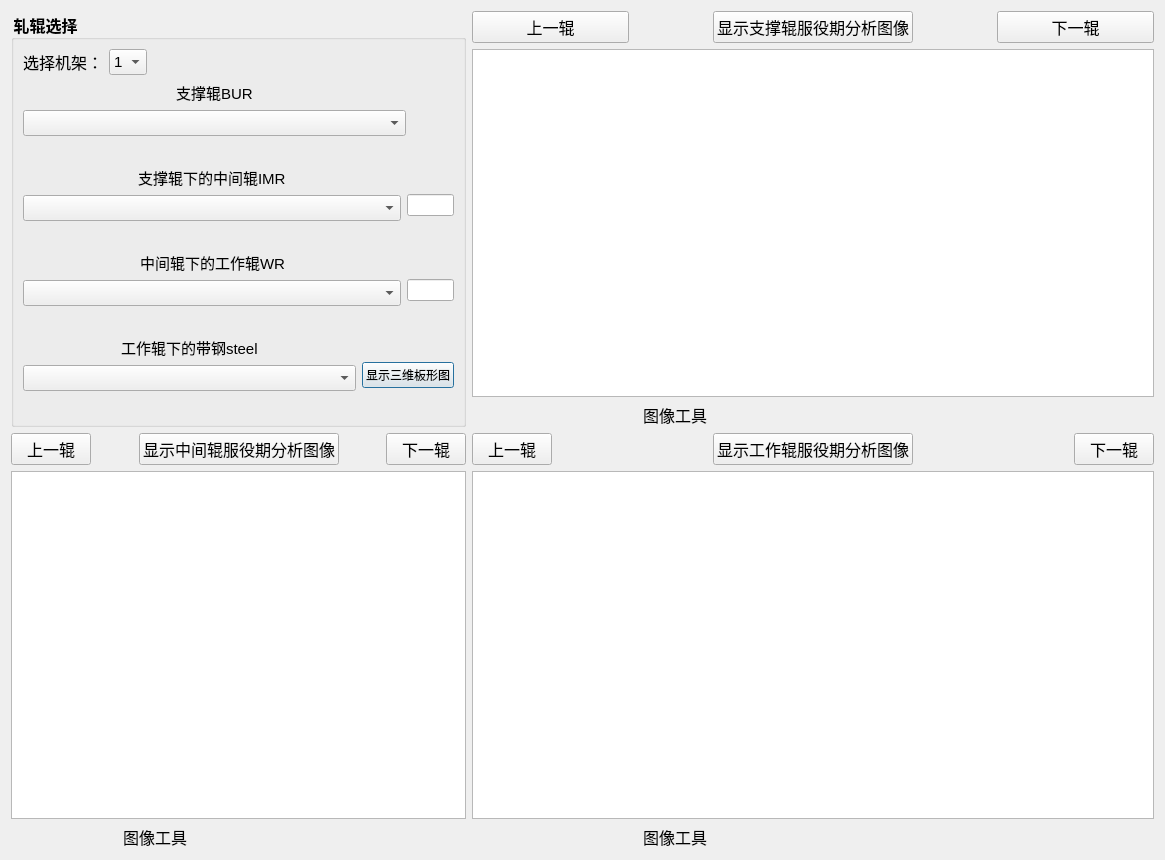
<?xml version="1.0" encoding="UTF-8"?>
<ui version="4.0">
 <class>IUStatistics</class>
 <widget class="QDialog" name="IUStatistics">
  <property name="geometry">
   <rect>
    <x>0</x>
    <y>0</y>
    <width>1165</width>
    <height>860</height>
   </rect>
  </property>
  <property name="minimumSize">
   <size>
    <width>1165</width>
    <height>860</height>
   </size>
  </property>
  <property name="font">
   <font>
    <pointsize>12</pointsize>
   </font>
  </property>
  <property name="windowTitle">
   <string>轧辊服役期对板形质量的影响</string>
  </property>
  <layout class="QGridLayout" name="gridLayout">
   <item row="0" column="0">
    <layout class="QVBoxLayout" name="verticalLayout_12" stretch="1,1">
     <item>
      <layout class="QHBoxLayout" name="horizontalLayout_18" stretch="2,3">
       <item>
        <widget class="QGroupBox" name="groupBox_2">
         <property name="font">
          <font>
           <family>华光细圆_CNKI</family>
           <pointsize>12</pointsize>
           <weight>75</weight>
           <bold>true</bold>
          </font>
         </property>
         <property name="styleSheet">
          <string notr="true">QGroupBox::title{
	font-size: 13px;
	font-weight: bold;
	}</string>
         </property>
         <property name="title">
          <string>轧辊选择</string>
         </property>
         <layout class="QVBoxLayout" name="verticalLayout_8" stretch="1,2,2,2,2">
          <item>
           <layout class="QHBoxLayout" name="horizontalLayout_10">
            <item>
             <layout class="QHBoxLayout" name="horizontalLayout_5" stretch="0,0,1">
              <item>
               <widget class="QLabel" name="label_8">
                <property name="font">
                 <font>
                  <pointsize>12</pointsize>
                 </font>
                </property>
                <property name="text">
                 <string>选择机架：</string>
                </property>
               </widget>
              </item>
              <item>
               <widget class="QComboBox" name="comboBox_jijia">
                <property name="font">
                 <font>
                  <pointsize>11</pointsize>
                 </font>
                </property>
                <item>
                 <property name="text">
                  <string>1</string>
                 </property>
                </item>
                <item>
                 <property name="text">
                  <string>2</string>
                 </property>
                </item>
                <item>
                 <property name="text">
                  <string>3</string>
                 </property>
                </item>
                <item>
                 <property name="text">
                  <string>4</string>
                 </property>
                </item>
                <item>
                 <property name="text">
                  <string>5</string>
                 </property>
                </item>
               </widget>
              </item>
              <item>
               <spacer name="horizontalSpacer_9">
                <property name="orientation">
                 <enum>Qt::Horizontal</enum>
                </property>
                <property name="sizeHint" stdset="0">
                 <size>
                  <width>40</width>
                  <height>20</height>
                 </size>
                </property>
               </spacer>
              </item>
             </layout>
            </item>
           </layout>
          </item>
          <item>
           <layout class="QHBoxLayout" name="horizontalLayout_9" stretch="8,1">
            <item>
             <layout class="QVBoxLayout" name="verticalLayout_4">
              <item>
               <layout class="QHBoxLayout" name="horizontalLayout">
                <item>
                 <spacer name="horizontalSpacer">
                  <property name="orientation">
                   <enum>Qt::Horizontal</enum>
                  </property>
                  <property name="sizeHint" stdset="0">
                   <size>
                    <width>40</width>
                    <height>20</height>
                   </size>
                  </property>
                 </spacer>
                </item>
                <item>
                 <widget class="QLabel" name="label">
                  <property name="font">
                   <font>
                    <pointsize>11</pointsize>
                   </font>
                  </property>
                  <property name="text">
                   <string>支撑辊BUR</string>
                  </property>
                 </widget>
                </item>
                <item>
                 <spacer name="horizontalSpacer_2">
                  <property name="orientation">
                   <enum>Qt::Horizontal</enum>
                  </property>
                  <property name="sizeHint" stdset="0">
                   <size>
                    <width>40</width>
                    <height>20</height>
                   </size>
                  </property>
                 </spacer>
                </item>
               </layout>
              </item>
              <item>
               <widget class="QComboBox" name="comboBox_BUR">
                <property name="font">
                 <font>
                  <pointsize>11</pointsize>
                 </font>
                </property>
               </widget>
              </item>
              <item>
               <spacer name="verticalSpacer">
                <property name="orientation">
                 <enum>Qt::Vertical</enum>
                </property>
                <property name="sizeHint" stdset="0">
                 <size>
                  <width>20</width>
                  <height>40</height>
                 </size>
                </property>
               </spacer>
              </item>
             </layout>
            </item>
            <item>
             <spacer name="horizontalSpacer_10">
              <property name="orientation">
               <enum>Qt::Horizontal</enum>
              </property>
              <property name="sizeHint" stdset="0">
               <size>
                <width>40</width>
                <height>20</height>
               </size>
              </property>
             </spacer>
            </item>
           </layout>
          </item>
          <item>
           <layout class="QHBoxLayout" name="horizontalLayout_6" stretch="8,1">
            <item>
             <layout class="QVBoxLayout" name="verticalLayout_5">
              <item>
               <layout class="QHBoxLayout" name="horizontalLayout_2">
                <item>
                 <spacer name="horizontalSpacer_3">
                  <property name="orientation">
                   <enum>Qt::Horizontal</enum>
                  </property>
                  <property name="sizeHint" stdset="0">
                   <size>
                    <width>40</width>
                    <height>20</height>
                   </size>
                  </property>
                 </spacer>
                </item>
                <item>
                 <widget class="QLabel" name="label_2">
                  <property name="font">
                   <font>
                    <pointsize>11</pointsize>
                   </font>
                  </property>
                  <property name="text">
                   <string>支撑辊下的中间辊IMR</string>
                  </property>
                 </widget>
                </item>
                <item>
                 <spacer name="horizontalSpacer_4">
                  <property name="orientation">
                   <enum>Qt::Horizontal</enum>
                  </property>
                  <property name="sizeHint" stdset="0">
                   <size>
                    <width>40</width>
                    <height>20</height>
                   </size>
                  </property>
                 </spacer>
                </item>
               </layout>
              </item>
              <item>
               <widget class="QComboBox" name="comboBox_IMR">
                <property name="font">
                 <font>
                  <pointsize>11</pointsize>
                 </font>
                </property>
               </widget>
              </item>
              <item>
               <spacer name="verticalSpacer_2">
                <property name="orientation">
                 <enum>Qt::Vertical</enum>
                </property>
                <property name="sizeHint" stdset="0">
                 <size>
                  <width>20</width>
                  <height>40</height>
                 </size>
                </property>
               </spacer>
              </item>
             </layout>
            </item>
            <item>
             <widget class="QLineEdit" name="lineEdit_IMR">
              <property name="enabled">
               <bool>true</bool>
              </property>
             </widget>
            </item>
           </layout>
          </item>
          <item>
           <layout class="QHBoxLayout" name="horizontalLayout_7" stretch="8,1">
            <item>
             <layout class="QVBoxLayout" name="verticalLayout_6">
              <item>
               <layout class="QHBoxLayout" name="horizontalLayout_3">
                <item>
                 <spacer name="horizontalSpacer_5">
                  <property name="orientation">
                   <enum>Qt::Horizontal</enum>
                  </property>
                  <property name="sizeHint" stdset="0">
                   <size>
                    <width>40</width>
                    <height>20</height>
                   </size>
                  </property>
                 </spacer>
                </item>
                <item>
                 <widget class="QLabel" name="label_3">
                  <property name="font">
                   <font>
                    <pointsize>11</pointsize>
                   </font>
                  </property>
                  <property name="text">
                   <string>中间辊下的工作辊WR</string>
                  </property>
                 </widget>
                </item>
                <item>
                 <spacer name="horizontalSpacer_6">
                  <property name="orientation">
                   <enum>Qt::Horizontal</enum>
                  </property>
                  <property name="sizeHint" stdset="0">
                   <size>
                    <width>40</width>
                    <height>20</height>
                   </size>
                  </property>
                 </spacer>
                </item>
               </layout>
              </item>
              <item>
               <widget class="QComboBox" name="comboBox_WR">
                <property name="font">
                 <font>
                  <pointsize>11</pointsize>
                 </font>
                </property>
               </widget>
              </item>
              <item>
               <spacer name="verticalSpacer_3">
                <property name="orientation">
                 <enum>Qt::Vertical</enum>
                </property>
                <property name="sizeHint" stdset="0">
                 <size>
                  <width>20</width>
                  <height>40</height>
                 </size>
                </property>
               </spacer>
              </item>
             </layout>
            </item>
            <item>
             <widget class="QLineEdit" name="lineEdit_WR">
              <property name="enabled">
               <bool>true</bool>
              </property>
             </widget>
            </item>
           </layout>
          </item>
          <item>
           <layout class="QHBoxLayout" name="horizontalLayout_8" stretch="8,1">
            <item>
             <layout class="QVBoxLayout" name="verticalLayout_7">
              <item>
               <layout class="QHBoxLayout" name="horizontalLayout_4">
                <item>
                 <spacer name="horizontalSpacer_7">
                  <property name="orientation">
                   <enum>Qt::Horizontal</enum>
                  </property>
                  <property name="sizeHint" stdset="0">
                   <size>
                    <width>40</width>
                    <height>20</height>
                   </size>
                  </property>
                 </spacer>
                </item>
                <item>
                 <widget class="QLabel" name="label_9">
                  <property name="font">
                   <font>
                    <pointsize>11</pointsize>
                   </font>
                  </property>
                  <property name="text">
                   <string>工作辊下的带钢steel</string>
                  </property>
                 </widget>
                </item>
                <item>
                 <spacer name="horizontalSpacer_8">
                  <property name="orientation">
                   <enum>Qt::Horizontal</enum>
                  </property>
                  <property name="sizeHint" stdset="0">
                   <size>
                    <width>40</width>
                    <height>20</height>
                   </size>
                  </property>
                 </spacer>
                </item>
               </layout>
              </item>
              <item>
               <widget class="QComboBox" name="comboBox_steel">
                <property name="font">
                 <font>
                  <pointsize>11</pointsize>
                 </font>
                </property>
               </widget>
              </item>
              <item>
               <spacer name="verticalSpacer_4">
                <property name="orientation">
                 <enum>Qt::Vertical</enum>
                </property>
                <property name="sizeHint" stdset="0">
                 <size>
                  <width>20</width>
                  <height>40</height>
                 </size>
                </property>
               </spacer>
              </item>
             </layout>
            </item>
            <item>
             <widget class="QPushButton" name="pushButton">
              <property name="text">
               <string>显示三维板形图</string>
              </property>
             </widget>
            </item>
           </layout>
          </item>
         </layout>
         <zorder></zorder>
        </widget>
       </item>
       <item>
        <layout class="QVBoxLayout" name="verticalLayout_9">
         <item>
          <layout class="QHBoxLayout" name="horizontalLayout_11" stretch="2,1,2,1,2">
           <item>
            <widget class="QPushButton" name="pushButton_BUR_shang">
             <property name="text">
              <string>上一辊</string>
             </property>
            </widget>
           </item>
           <item>
            <spacer name="horizontalSpacer_11">
             <property name="orientation">
              <enum>Qt::Horizontal</enum>
             </property>
             <property name="sizeHint" stdset="0">
              <size>
               <width>40</width>
               <height>20</height>
              </size>
             </property>
            </spacer>
           </item>
           <item>
            <widget class="QPushButton" name="pushButton_BUR">
             <property name="text">
              <string>显示支撑辊服役期分析图像</string>
             </property>
            </widget>
           </item>
           <item>
            <spacer name="horizontalSpacer_12">
             <property name="orientation">
              <enum>Qt::Horizontal</enum>
             </property>
             <property name="sizeHint" stdset="0">
              <size>
               <width>40</width>
               <height>20</height>
              </size>
             </property>
            </spacer>
           </item>
           <item>
            <widget class="QPushButton" name="pushButton_BUR_xia">
             <property name="text">
              <string>下一辊</string>
             </property>
            </widget>
           </item>
          </layout>
         </item>
         <item>
          <layout class="QHBoxLayout" name="horizontalLayout_BUR">
           <item>
            <widget class="QTextEdit" name="textEdit"/>
           </item>
          </layout>
         </item>
         <item>
          <layout class="QHBoxLayout" name="horizontalLayout_12" stretch="2,1,5">
           <item>
            <spacer name="horizontalSpacer_15">
             <property name="orientation">
              <enum>Qt::Horizontal</enum>
             </property>
             <property name="sizeHint" stdset="0">
              <size>
               <width>40</width>
               <height>20</height>
              </size>
             </property>
            </spacer>
           </item>
           <item>
            <widget class="QLabel" name="label_5">
             <property name="font">
              <font>
               <pointsize>12</pointsize>
              </font>
             </property>
             <property name="text">
              <string>图像工具</string>
             </property>
            </widget>
           </item>
           <item>
            <layout class="QVBoxLayout" name="verticalLayout"/>
           </item>
          </layout>
         </item>
        </layout>
       </item>
      </layout>
     </item>
     <item>
      <layout class="QHBoxLayout" name="horizontalLayout_17" stretch="2,3">
       <item>
        <layout class="QVBoxLayout" name="verticalLayout_10">
         <item>
          <layout class="QHBoxLayout" name="horizontalLayout_13">
           <item>
            <widget class="QPushButton" name="pushButton_IMR_shang">
             <property name="text">
              <string>上一辊</string>
             </property>
            </widget>
           </item>
           <item>
            <spacer name="horizontalSpacer_13">
             <property name="orientation">
              <enum>Qt::Horizontal</enum>
             </property>
             <property name="sizeHint" stdset="0">
              <size>
               <width>40</width>
               <height>20</height>
              </size>
             </property>
            </spacer>
           </item>
           <item>
            <widget class="QPushButton" name="pushButton_IMR">
             <property name="text">
              <string>显示中间辊服役期分析图像</string>
             </property>
            </widget>
           </item>
           <item>
            <spacer name="horizontalSpacer_14">
             <property name="orientation">
              <enum>Qt::Horizontal</enum>
             </property>
             <property name="sizeHint" stdset="0">
              <size>
               <width>40</width>
               <height>20</height>
              </size>
             </property>
            </spacer>
           </item>
           <item>
            <widget class="QPushButton" name="pushButton_IMR_xia">
             <property name="text">
              <string>下一辊</string>
             </property>
            </widget>
           </item>
          </layout>
         </item>
         <item>
          <layout class="QHBoxLayout" name="horizontalLayout_IMR">
           <item>
            <widget class="QTextEdit" name="textEdit_2"/>
           </item>
          </layout>
         </item>
         <item>
          <layout class="QHBoxLayout" name="horizontalLayout_14" stretch="2,1,5">
           <item>
            <spacer name="horizontalSpacer_16">
             <property name="orientation">
              <enum>Qt::Horizontal</enum>
             </property>
             <property name="sizeHint" stdset="0">
              <size>
               <width>40</width>
               <height>20</height>
              </size>
             </property>
            </spacer>
           </item>
           <item>
            <widget class="QLabel" name="label_6">
             <property name="font">
              <font>
               <pointsize>12</pointsize>
              </font>
             </property>
             <property name="text">
              <string>图像工具</string>
             </property>
            </widget>
           </item>
           <item>
            <layout class="QVBoxLayout" name="verticalLayout_2"/>
           </item>
          </layout>
         </item>
        </layout>
       </item>
       <item>
        <layout class="QVBoxLayout" name="verticalLayout_11">
         <item>
          <layout class="QHBoxLayout" name="horizontalLayout_16">
           <item>
            <widget class="QPushButton" name="pushButton_WR_shang">
             <property name="text">
              <string>上一辊</string>
             </property>
            </widget>
           </item>
           <item>
            <spacer name="horizontalSpacer_18">
             <property name="orientation">
              <enum>Qt::Horizontal</enum>
             </property>
             <property name="sizeHint" stdset="0">
              <size>
               <width>40</width>
               <height>20</height>
              </size>
             </property>
            </spacer>
           </item>
           <item>
            <widget class="QPushButton" name="pushButton_WR">
             <property name="text">
              <string>显示工作辊服役期分析图像</string>
             </property>
            </widget>
           </item>
           <item>
            <spacer name="horizontalSpacer_19">
             <property name="orientation">
              <enum>Qt::Horizontal</enum>
             </property>
             <property name="sizeHint" stdset="0">
              <size>
               <width>40</width>
               <height>20</height>
              </size>
             </property>
            </spacer>
           </item>
           <item>
            <widget class="QPushButton" name="pushButton_WR_xia">
             <property name="text">
              <string>下一辊</string>
             </property>
            </widget>
           </item>
          </layout>
         </item>
         <item>
          <layout class="QHBoxLayout" name="horizontalLayout_WR">
           <item>
            <widget class="QTextEdit" name="textEdit_3"/>
           </item>
          </layout>
         </item>
         <item>
          <layout class="QHBoxLayout" name="horizontalLayout_15" stretch="2,1,5">
           <item>
            <spacer name="horizontalSpacer_17">
             <property name="orientation">
              <enum>Qt::Horizontal</enum>
             </property>
             <property name="sizeHint" stdset="0">
              <size>
               <width>40</width>
               <height>20</height>
              </size>
             </property>
            </spacer>
           </item>
           <item>
            <widget class="QLabel" name="label_7">
             <property name="font">
              <font>
               <pointsize>12</pointsize>
              </font>
             </property>
             <property name="text">
              <string>图像工具</string>
             </property>
            </widget>
           </item>
           <item>
            <layout class="QVBoxLayout" name="verticalLayout_3"/>
           </item>
          </layout>
         </item>
        </layout>
       </item>
      </layout>
     </item>
    </layout>
   </item>
  </layout>
 </widget>
 <resources>
  <include location="fuyiqiqrc.qrc"/>
  <include location="fuyiqiqrc.qrc"/>
 </resources>
 <connections/>
</ui>
